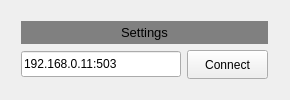
<?xml version="1.0" encoding="UTF-8"?>
<ui version="4.0">
 <class>ComSettings</class>
 <widget class="QWidget" name="ComSettings">
  <property name="geometry">
   <rect>
    <x>0</x>
    <y>0</y>
    <width>290</width>
    <height>100</height>
   </rect>
  </property>
  <property name="minimumSize">
   <size>
    <width>290</width>
    <height>100</height>
   </size>
  </property>
  <property name="windowTitle">
   <string>Settings</string>
  </property>
  <property name="windowIcon">
   <iconset resource="Icons.qrc">
    <normaloff>:/Icons/settings.png</normaloff>:/Icons/settings.png</iconset>
  </property>
  <layout class="QGridLayout" name="gridLayout">
   <item row="0" column="1">
    <spacer name="verticalSpacer">
     <property name="orientation">
      <enum>Qt::Vertical</enum>
     </property>
     <property name="sizeHint" stdset="0">
      <size>
       <width>20</width>
       <height>55</height>
      </size>
     </property>
    </spacer>
   </item>
   <item row="1" column="0">
    <spacer name="horizontalSpacer_2">
     <property name="orientation">
      <enum>Qt::Horizontal</enum>
     </property>
     <property name="sizeHint" stdset="0">
      <size>
       <width>40</width>
       <height>20</height>
      </size>
     </property>
    </spacer>
   </item>
   <item row="1" column="1">
    <layout class="QVBoxLayout" name="verticalLayout">
     <item>
      <layout class="QHBoxLayout" name="horizontalLayout_2">
       <item>
        <widget class="QLabel" name="label">
         <property name="sizePolicy">
          <sizepolicy hsizetype="Preferred" vsizetype="Preferred">
           <horstretch>0</horstretch>
           <verstretch>0</verstretch>
          </sizepolicy>
         </property>
         <property name="minimumSize">
          <size>
           <width>247</width>
           <height>23</height>
          </size>
         </property>
         <property name="font">
          <font>
           <pointsize>10</pointsize>
          </font>
         </property>
         <property name="styleSheet">
          <string notr="true">background-color:grey;</string>
         </property>
         <property name="text">
          <string>Settings</string>
         </property>
         <property name="alignment">
          <set>Qt::AlignCenter</set>
         </property>
        </widget>
       </item>
      </layout>
     </item>
     <item>
      <layout class="QHBoxLayout" name="horizontalLayout">
       <item>
        <widget class="QLineEdit" name="Le_Addr">
         <property name="sizePolicy">
          <sizepolicy hsizetype="Fixed" vsizetype="Fixed">
           <horstretch>0</horstretch>
           <verstretch>0</verstretch>
          </sizepolicy>
         </property>
         <property name="minimumSize">
          <size>
           <width>160</width>
           <height>26</height>
          </size>
         </property>
         <property name="text">
          <string>192.168.0.11:503</string>
         </property>
         <property name="placeholderText">
          <string>192.168.0.1:502</string>
         </property>
        </widget>
       </item>
       <item>
        <widget class="QPushButton" name="Pb_Connect">
         <property name="minimumSize">
          <size>
           <width>80</width>
           <height>29</height>
          </size>
         </property>
         <property name="text">
          <string>Connect</string>
         </property>
        </widget>
       </item>
      </layout>
     </item>
    </layout>
   </item>
   <item row="1" column="2">
    <spacer name="horizontalSpacer">
     <property name="orientation">
      <enum>Qt::Horizontal</enum>
     </property>
     <property name="sizeHint" stdset="0">
      <size>
       <width>40</width>
       <height>20</height>
      </size>
     </property>
    </spacer>
   </item>
   <item row="2" column="1">
    <spacer name="verticalSpacer_2">
     <property name="orientation">
      <enum>Qt::Vertical</enum>
     </property>
     <property name="sizeHint" stdset="0">
      <size>
       <width>20</width>
       <height>55</height>
      </size>
     </property>
    </spacer>
   </item>
  </layout>
 </widget>
 <resources>
  <include location="Icons.qrc"/>
 </resources>
 <connections/>
</ui>
